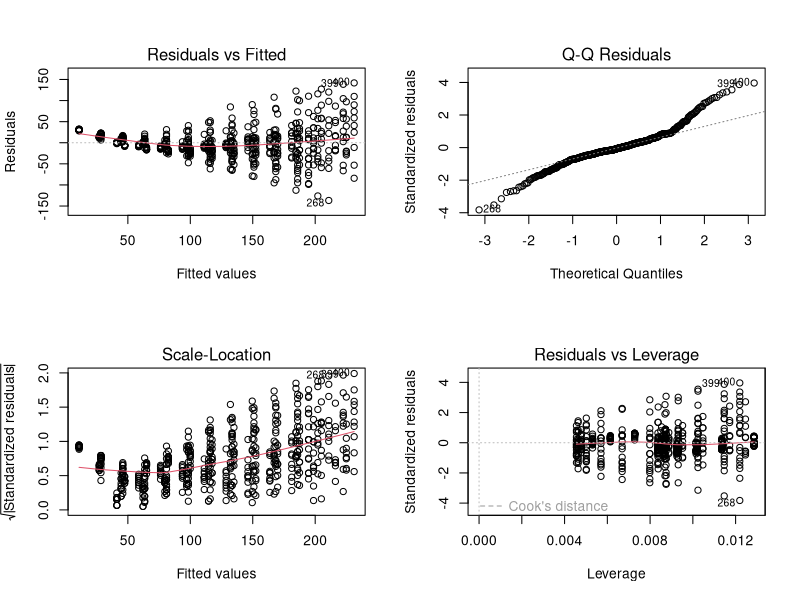

Recreate this plot in R.
# Load the ChickWeight dataset
data("ChickWeight")

# Ensure that Diet is treated as a factor
ChickWeight$Diet <- as.factor(ChickWeight$Diet)

# Create a multiple regression model
reg_model <- lm(weight ~ Time + Diet, data = ChickWeight)

# Summary of the regression model
summary(reg_model)

# b. Predict weight for Time=10 and Diet=1
new_data <- data.frame(Time = 10, Diet = factor(1))
predicted_weight <- predict(reg_model, newdata = new_data)



# c. Find the error in the model for the same data point
actual_weight <- ChickWeight$weight[ChickWeight$Time == 10 & ChickWeight$Diet == 1]

if (length(actual_weight) > 0) {
  error <- actual_weight - predicted_weight
  cat("Error in the model:", error, "\n")
} else {
  cat("Data point not found for Time = 10 and Diet = 1.\n")
}

# Diagnostic plots
par(mfrow = c(2, 2))
plot(reg_model)
cat("Predicted weight for Time = 10 and Diet = 1:", predicted_weight, "\n")